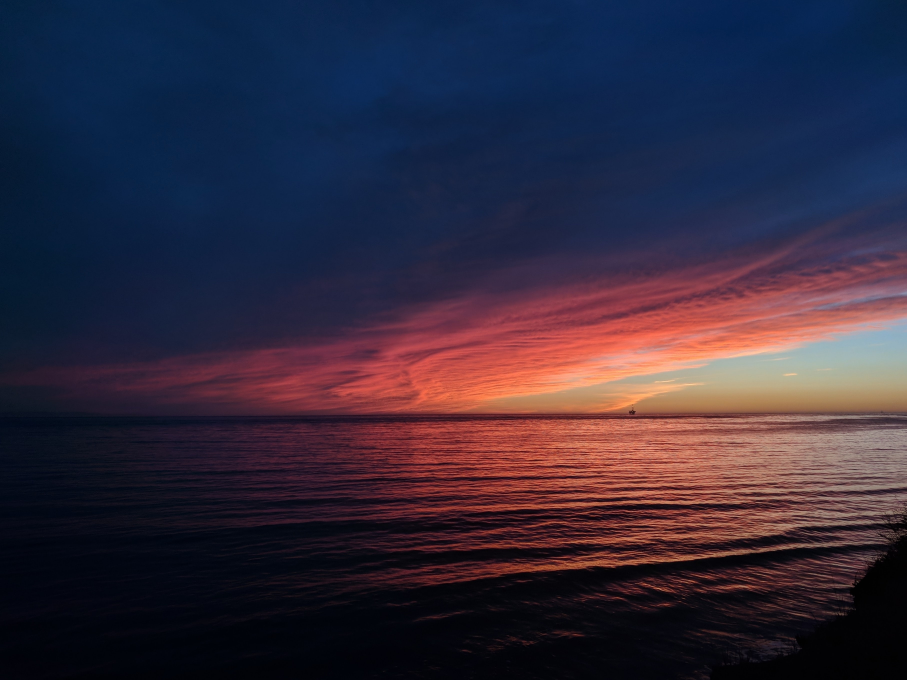
#> input picture picture1.jpg, 3627 x 2720 px (shown at 1/4 size)
$ python Color_Identification_GMM.py
#> lines starting #> are read from the running program, lines starting #| are printed output that depends on the picture
#> further down, image is the input picture: shape (2720, 3627, 3); mean B, G, R 60, 42.3, 50.9
from sklearn.mixture import GaussianMixture
import matplotlib.pyplot as plt
import numpy as np
import pandas as pd
import cv2
from collections import Counter
from skimage.color import rgb2lab, deltaE_cie76


def get_image(image_path):
    image = cv2.imread(image_path)
    image = cv2.cvtColor(image, cv2.COLOR_BGR2RGB)
    return image

def get_colors(image, number_of_colors, show_chart):

#> called with number_of_colors = 5, show_chart = True
    modified_image = cv2.resize(image, (600, 400), interpolation = cv2.INTER_AREA)
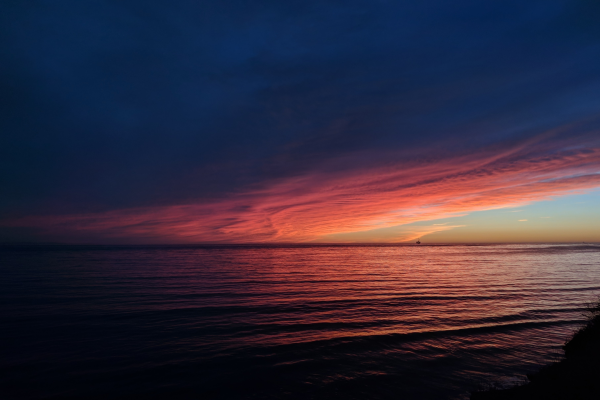
#> modified_image: shape (400, 600, 3); mean R, G, B 50.9, 42.4, 60
    modified_image = modified_image.reshape(modified_image.shape[0]*modified_image.shape[1], 3)

    df = pd.DataFrame(modified_image, columns=['Red','Green','Blue'])
#> df = table of 240000 rows and 3 columns
    df['Pixels'] = df.index

    gmm = GaussianMixture(n_components = 5)
    gmm.fit(df)

    labels = gmm.predict(df)

    counts = Counter(labels)
#> counts = {3: 71867, 1: 65268, 0: 15441, 4: 44027, 2: 43397}
    # sort to ensure correct color percentage
    counts = dict(sorted(counts.items()))
#> counts = {0: 15441, 1: 65268, 2: 43397, 3: 71867, 4: 44027}

    df['labels'] = labels
    d0 = df[df['labels']==0]
#> d0 = table of 15441 rows and 5 columns
    d1 = df[df['labels']==1]
#> d1 = table of 65268 rows and 5 columns
    d2 = df[df['labels']==2]
#> d2 = table of 43397 rows and 5 columns
    d3 = df[df['labels']==3]
#> d3 = table of 71867 rows and 5 columns
    d4 = df[df['labels']==4]
#> d4 = table of 44027 rows and 5 columns


    d = [d0, d1, d2, d3, d4]
    list = []
    for i in d:
        cr = int(i['Red'].mean())
        cg = int(i['Green'].mean())
        cb = int(i['Blue'].mean())

        rgb_colors = (cr, cg, cb)
        hex_colors = ('#%02x%02x%02x' % (cr, cg, cb))
        list.append(hex_colors)
#> this loop made 5 passes
#> (i, cr, cg, cb, hex_colors) on passes 1 to 5: (table of 15441 rows and 5 columns, 177, 132, 116, '#b18474'), (table of 65268 rows and 5 columns, 33, 31, 54, '#211f36'), (table of 43397 rows and 5 columns, 4, 5, 13, '#04050d'), (table of 71867 rows and 5 columns, 12, 37, 75, '#0c254b'), (table of 44027 rows and 5 columns, 140, 71, 68, '#8c4744')
#> after the loop, list = ['#b18474', '#211f36', '#04050d', '#0c254b', '#8c4744']

    if (show_chart):
        plt.figure(figsize = (8, 6))
        plt.pie(counts.values(), labels = list, colors = list)

    return list


image = cv2.imread('picture1.jpg')

image = cv2.cvtColor(image, cv2.COLOR_BGR2RGB)
plt.imshow(image)


get_colors(get_image('picture1.jpg'), 5, True)
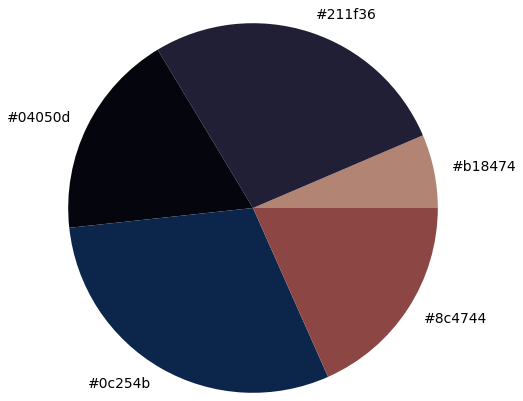
#> figure drawn by matplotlib, 1 panel
